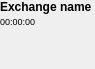
<?xml version="1.0" encoding="UTF-8"?>
<ui version="4.0">
 <class>TargetTitleWidget</class>
 <widget class="QWidget" name="TargetTitleWidget">
  <property name="geometry">
   <rect>
    <x>0</x>
    <y>0</y>
    <width>95</width>
    <height>69</height>
   </rect>
  </property>
  <property name="windowTitle">
   <string>Form</string>
  </property>
  <layout class="QVBoxLayout" name="verticalLayout">
   <property name="spacing">
    <number>2</number>
   </property>
   <property name="leftMargin">
    <number>0</number>
   </property>
   <property name="topMargin">
    <number>0</number>
   </property>
   <property name="rightMargin">
    <number>0</number>
   </property>
   <property name="bottomMargin">
    <number>0</number>
   </property>
   <item>
    <widget class="QLabel" name="title">
     <property name="font">
      <font>
       <pointsize>9</pointsize>
       <weight>75</weight>
       <bold>true</bold>
      </font>
     </property>
     <property name="text">
      <string>Exchange name</string>
     </property>
    </widget>
   </item>
   <item>
    <widget class="QLabel" name="lastTime">
     <property name="font">
      <font>
       <pointsize>7</pointsize>
      </font>
     </property>
     <property name="text">
      <string>00:00:00</string>
     </property>
    </widget>
   </item>
   <item>
    <spacer name="verticalSpacer">
     <property name="orientation">
      <enum>Qt::Vertical</enum>
     </property>
     <property name="sizeHint" stdset="0">
      <size>
       <width>20</width>
       <height>40</height>
      </size>
     </property>
    </spacer>
   </item>
  </layout>
 </widget>
 <resources/>
 <connections/>
</ui>
